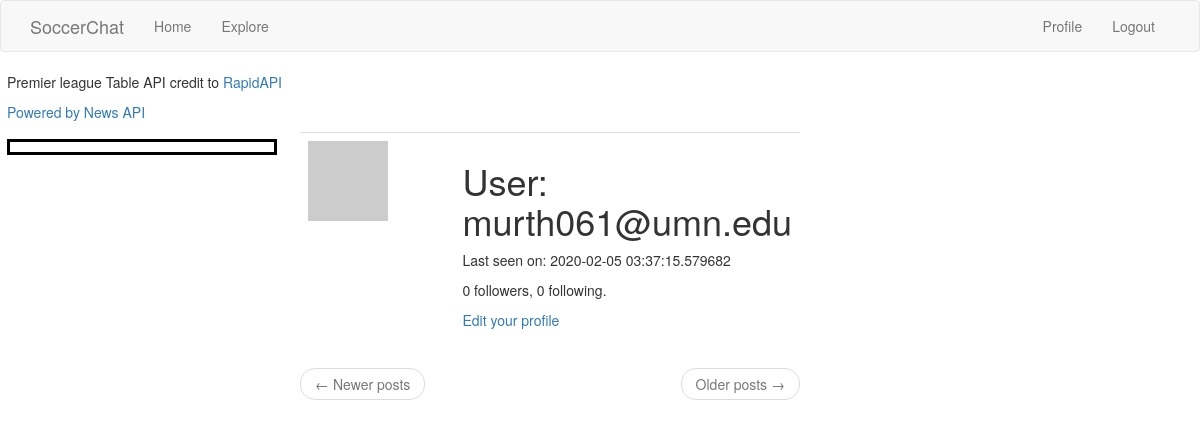
The page /user/murth061@umn.edu (signed in) on the database as committed earlier.
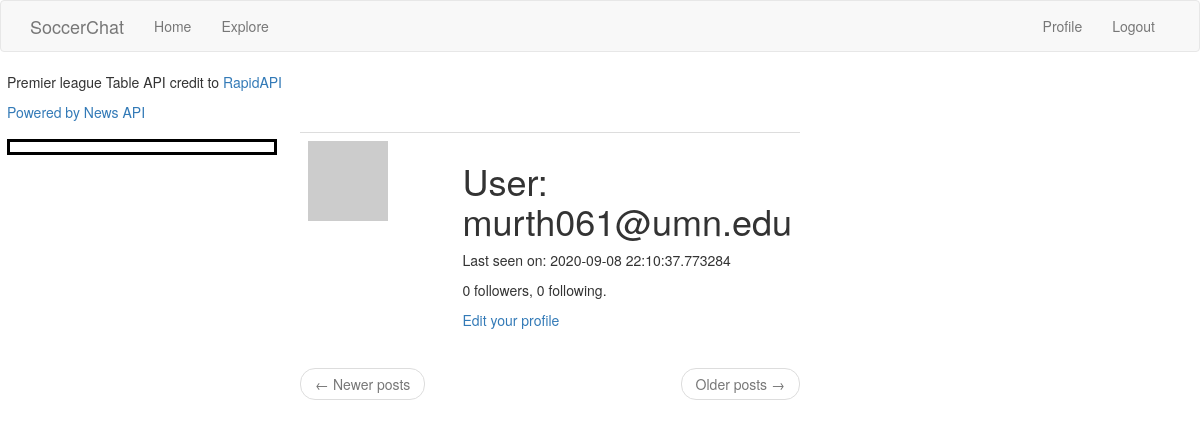
The same page on the database as committed later.
### app/models.py (models this page shows, shortened)
class User(UserMixin, db.Model):
    id = db.Column(db.Integer, primary_key=True)
    username = db.Column(db.String(64), index=True, unique=True)
    email = db.Column(db.String(120), index=True, unique=True)
    password_hash = db.Column(db.String(128))
    posts = db.relationship('Post', backref='author', lazy='dynamic')
    about_me = db.Column(db.String(140))
    last_seen = db.Column(db.DateTime, default=datetime.utcnow)
    club = db.Column(db.String(64), index=True)
    followed = db.relationship(
        'User', secondary=followers,
        primaryjoin=(followers.c.follower_id == id),
        secondaryjoin=(followers.c.followed_id == id),
        backref=db.backref('followers', lazy='dynamic'), lazy='dynamic')
    def avatar(self, size):
        digest = md5(self.email.lower().encode('utf-8')).hexdigest()
        return 'https://www.gravatar.com/avatar/{}?d=identicon&s={}'.format(
            digest, size)

### app/routes.py (the view)
@app.route('/user/<username>')
@login_required
def user(username):
    user = User.query.filter_by(username=username).first_or_404()
    page = request.args.get('page', 1, type=int)
    posts = user.posts.order_by(Post.timestamp.desc()).paginate(
        page, app.config['POSTS_PER_PAGE'], False)
    next_url = url_for('user', username=user.username, page=posts.next_num) \
        if posts.has_next else None
    prev_url = url_for('user', username=user.username, page=posts.prev_num) \
        if posts.has_prev else None
    return render_template('user.html', user=user, posts=posts.items,
                           next_url=next_url, prev_url=prev_url)

### app/models.py (called while the page is built)
@login.user_loader
def load_user(id):
    return User.query.get(int(id))

### app/routes.py (called while the page is built)
@app.before_request
def before_request():
    if current_user.is_authenticated:
        current_user.last_seen = datetime.utcnow()
        db.session.commit()

### app/templates/user.html (shortened to what this page needs)
{% extends "base.html" %}
{% block app_content %}
    <table class="table table-hover">
        <tr>
            <td width="256px"><img src="{{ user.avatar(256) }}"></td>
        <td>
          <h1>User: {{ user.username }}</h1>
                  {% if user.last_seen %}<p>Last seen on: {{ user.last_seen }}</p>{% endif %}
                  <p>{{ user.followers.count() }} followers, {{ user.followed.count() }} following.</p>
                  {% if user == current_user %}
                  <p><a href="{{ url_for('edit_profile') }}">Edit your profile</a></p>
                  {% elif not current_user.is_following(user) %}
                  <p><a href="{{ url_for('follow', username=user.username) }}">Follow</a></p>
                  {% else %}
                  <p><a href="{{ url_for('unfollow', username=user.username) }}">Unfollow</a></p>
                  {% endif %}
        </td>
    </tr>
</table>
    <nav aria-label="...">
    <ul class="pager">
        <li class="previous{% if not prev_url %} disabled{% endif %}">
            <a href="{{ prev_url or '#' }}">
                <span aria-hidden="true">&larr;</span> Newer posts
            </a>
        </li>
        <li class="next{% if not next_url %} disabled{% endif %}">
            <a href="{{ next_url or '#' }}">
                Older posts <span aria-hidden="true">&rarr;</span>
            </a>
        </li>
    </ul>
</nav>
{% endblock %}

### app/templates/base.html (shortened to what this page needs)
{% extends 'bootstrap/base.html' %}
{% block navbar %}
    <nav class="navbar navbar-default">
        <div class="container">
            <div class="navbar-header">
                <a class="navbar-brand" href="{{ url_for('index') }}">SoccerChat</a>
            </div>
            <div class="collapse navbar-collapse" id="bs-example-navbar-collapse-1">
                <ul class="nav navbar-nav">
                    <li><a href="{{ url_for('index') }}">Home</a></li>
                    <li><a href="{{ url_for('explore') }}">Explore</a></li>
                </ul>
                <ul class="nav navbar-nav navbar-right">
                    {% if current_user.is_anonymous %}
                    <li><a href="{{ url_for('login') }}">Login</a></li>
                    {% else %}
                    <li><a href="{{ url_for('user', username=current_user.username) }}">Profile</a></li>
                    <li><a href="{{ url_for('logout') }}">Logout</a></li>
                    {% endif %}
                </ul>
            </div>
        </div>
    </nav>
{% endblock %}
  {% block content %}
  <body>
  <div style="margin:7px; width:800px;">
    <p>Premier league Table API credit to <a href="https://rapidapi.com/api-sports/api/api-football">RapidAPI</a></p>
    <p> <a href="https://newsapi.org">Powered by News API</a></p>
  </div>
      <div style="width:800px;">
        <div style="margin:7px; border:3px solid black;width:270px; float:left;">
          </div>
        <div style="width:500px; float:right;">
          {% block app_content %}{% endblock %}
          </div>
      </div>
      </body>
  {% endblock %}

Rows that differ between the two databases and show on the page:
changed User "murth061@umn.edu": last_seen "2020-02-05 03:37:15.579682" → "2020-09-08 22:10:37.773284"
